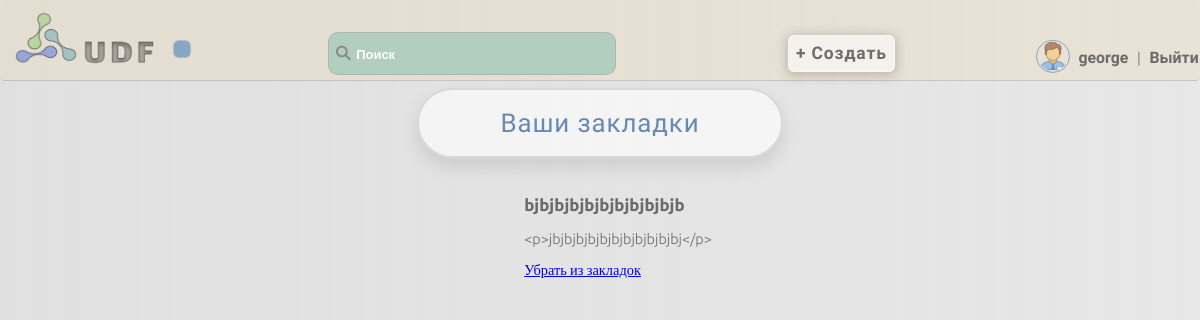
Page /user_bookmarks/ (signed in) on the committed database.
### accounts/models.py (models this page shows, shortened)
class User(AbstractUser):
    username = models.CharField(max_length=150, unique=True)
    password = models.CharField(max_length=128, null=False, blank=False)
    bio = models.TextField(blank=True)
    avatar = models.ImageField(upload_to='avatars', blank=True)
    date_joined = models.DateTimeField(auto_now_add=True)
    email = models.EmailField(unique=True)
    last_login = None
    groups = None
    user_permissions = None

### articles/models.py (models this page shows, shortened)
class Bookmark(models.Model):
    user = models.ForeignKey(settings.AUTH_USER_MODEL, on_delete=models.CASCADE)
    article = models.ForeignKey(Article, on_delete=models.CASCADE)
    created_at = models.DateTimeField(auto_now_add=True)

class Article(models.Model):
    title = models.CharField(max_length=255)
    content = models.TextField()
    author = models.ForeignKey(settings.AUTH_USER_MODEL, on_delete=models.CASCADE)
    created_at = models.DateTimeField(auto_now_add=True)
    likes = models.ManyToManyField(settings.AUTH_USER_MODEL, related_name='liked_articles')
    dislikes = models.ManyToManyField(settings.AUTH_USER_MODEL, related_name='disliked_articles')

### articles/views.py (the view)
# urls.py: path('user_bookmarks/', user_bookmarks, name='user_bookmarks'),
def user_bookmarks(request):
    bookmarks = Bookmark.objects.filter(user=request.user)
    return render(request, 'articles/user_bookmarks.html', {'bookmarks': bookmarks})

### articles/templates/articles/user_bookmarks.html
{% extends 'core/base.html' %}
{% block content %}
    <h1>Ваши закладки</h1>
    {% if bookmarks %}
        <ul>
            {% for bookmark in bookmarks %}
                <li>
                    <h3>{{ bookmark.article.title }}</h3>
                    <p>{{ bookmark.article.content }}</p>
                     <a href="{% url 'remove_bookmark' bookmark.article.id %}">Убрать из закладок</a>
                </li>
            {% endfor %}
        </ul>
    {% else %}
        <p>У вас нет закладок.</p>
    {% endif %}
{% endblock %}

### core/templates/core/base.html (shortened to what this page needs)
<!DOCTYPE html>
{% load static %}
<html lang="en">
<head>
    <link rel="stylesheet" href="{% static 'css/style.css' %}">
</head>
<body class="loaded">
<div class="menu">
    <div class="wrap">
        <div class="logo">
            <a class="logo-menu" href="{% url 'base_with_articles' %}"><img src="{% static 'images/logo.png' %}" alt=""></a>
        </div>
        <div class="shape"></div>
        <ul>
            <li>
                <label class="search-icon">
                    <img src="{% static 'images/search.png' %}" alt="Search">
                </label>
                <input class="search-input" type="text" placeholder="Поиск" id="search-input">
            </li>
            <li>
                <a class="add-button" href="{% url 'add_article' %}">
                    <button type="button">+ Создать</button>
                </a>
            </li>
            {% if user.is_authenticated %}
            <li>
                {% if user.avatar %}
                 <img class="menu-avatar" src="{{ user.avatar.url }}" alt="{{ user.username }} Avatar">
                 {% else %}
                 <img class="menu-avatar" src="{% static 'images/standart_img.png' %}" alt="Default Avatar">
                {% endif %}
                <a href="{% url 'user_profile' %}">{{ user.username }}</a> | <a href="{% url 'logout' %}">Выйти</a>
            </li>
            {% endif %}
        </ul>
    </div>
</div>
<div class="container">
    <div class="wrap">
        {% block content %}{% endblock %}
    </div>
</body>
</html>

### core/static/css/style.css (style rules this page uses)
body { margin: 0; padding: 0; background: linear-gradient(to right, rgba(214, 213, 213, 0.73), rgba(214, 213, 213, 0.58)); zoom: 0.9; height: 100vh; opacity: 0; }
.menu .wrap { display: flex; flex-wrap: nowrap; justify-content: space-between; align-items: center; border-bottom: 2px solid rgba(0, 0, 0, 0.13); padding: 11px; background: rgba(239, 204, 139, 0.17); border-radius: 5px; }
.menu .logo-menu, .menu ul { display: inline-block; vertical-align: middle; }
.menu ul { flex-grow: 1; display: flex; list-style: none; padding: 0; margin: 0; align-items: baseline; justify-content: space-evenly; }
.menu ul li:last-child { margin-right: 0; position: relative; left: 11%; top: 16px; }
.menu ul li:first-child { margin-right: 0; position: relative; left: 1%; top: 11px; }
.menu ul li:nth-child(2) { margin-right: 0; position: relative; left: 7%; top: 12px; }
ul input { padding: 14px; border-radius: 11px; width: 290px; background: rgba(163, 201, 184, 0.77); color: #646363; margin-right: 11px; font-size: 1em; font-weight: bold; border: 2px solid rgba(169, 168, 168, 0.6); text-indent: 16px; transition: background-color ease-in-out 0.3s; }
.search-input::placeholder { color: #ffffff; font-size: 0.9em; }
ul button { padding: 8px; border-radius: 7px; background: rgba(255, 255, 255, 0.57); font-size: 1.1em; font-family: Play, serif; font-weight: bold; letter-spacing: 1px; box-shadow: 0 2px 12px 2px rgba(112, 110, 110, 0.36); color: rgba(82, 81, 81, 0.82); border: 2px solid rgba(255, 255, 255, 0.47); transition: background-color ease-in-out 0.3s, color ease-in-out 0.3s; }
.menu ul li a { text-decoration: none; color: rgba(82, 81, 81, 0.82); font-weight: bold; font-size: 1.1em; font-family: Play, serif; padding: 6px; transition: border-bottom linear 0.3s, color ease-in-out 0.3s; }
.search-icon { position: relative; left:10%; top: 3px; padding:7px; }
.logo-menu { opacity: 0.9; transition: opacity ease-in-out 0.3s; }
ul { list-style: none; font-family: Ubuntu, serif; font-weight: 300; color: rgba(59, 58, 53, 0.71); }
.container .wrap { display: flex; flex-direction: column; align-items: center; justify-content: center; }
label, #id_username { color: rgba(100, 100, 100, 0.7); font-weight: bold; font-family: Tektur, serif; }
.shape { width: 20px; height: 20px; background-color: rgba(113, 150, 194, 0.8); margin-top: 20px; transition: background-color 2.2s ease; animation: colorChange 3s infinite alternate ease-in-out; }
h1 { font-family: Tektur, serif; font-size: 1.8em; font-weight: 500; color: rgb(104, 138, 178); background-color: rgba(255, 255, 255, 0.62); border: 3px solid rgba(166, 164, 164, 0.35); box-shadow: 0 10px 20px rgba(0, 0, 0, 0.1); }
h1,.span-welcome { box-sizing: border-box; text-align: center; padding: 20px 90px; border-radius: 50px; letter-spacing: 1px; }
.menu-avatar { width: 33px; height: 33px; padding: 1px; border-radius: 50%; border: 2px solid rgba(9, 90, 154, 0.53); opacity: 0.8; margin: 0 auto; transform: translateY(11px); }
h1 { margin: 7px; }

### rows in the picture
User: username "george"
Bookmark: article "bjbjbjbjbjbjbjbjbjbjb", article.content "<p>jbjbjbjbjbjbjbjbjbjbjbj</p>"
